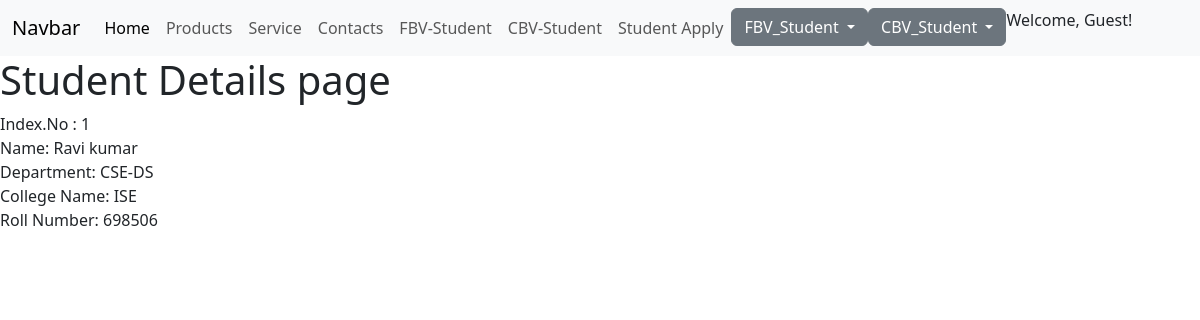
/detail/1, run on the app's committed database.
### CSE/models.py (models this page shows, shortened)
class Student(models.Model):
    name = models.CharField(max_length=50)
    department = models.CharField(max_length=30)
    college_name = models.CharField(max_length=30)
    rollnumber = models.IntegerField()

### CSE/views.py (the view)
# urls.py: path('detail/<int:id>', views.detail, name='detail'),
def detail(request, id):
	data = Student.objects.get(id = id)
	context = {'data':data}
	return render(request,'FBV/detail.html', context)

### templates/FBV/detail.html
{% extends 'basic.html' %}
{% block content %}
<h1>Student Details page</h1>
Index.No : {{ data.id }}<br>
Name: {{data.name}}<br>
Department: {{data.department}}<br>
College Name: {{data.college_name}}<br>
Roll Number: {{data.rollnumber}}<br><br>
{% endblock %}

### data on the page
Student: id "1", name "Ravi kumar", department "CSE-DS", college_name "ISE", rollnumber "698506"
